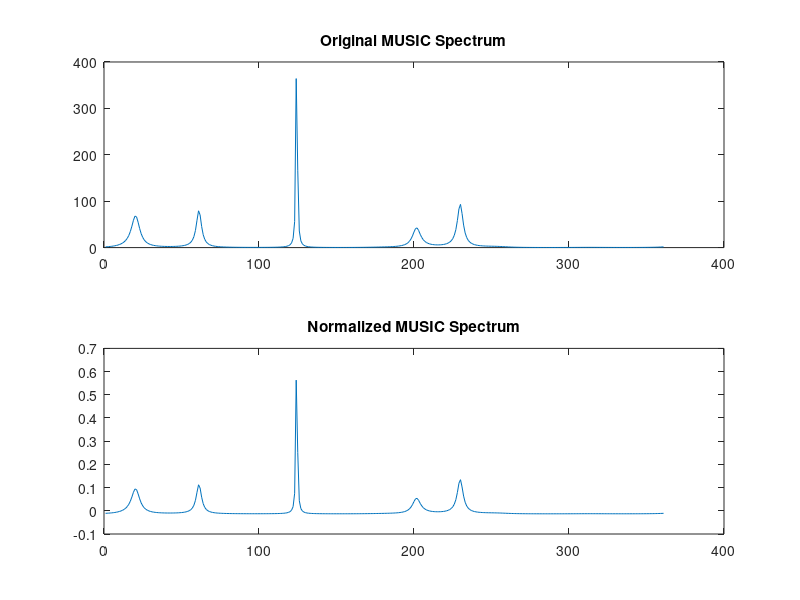

Here is the MATLAB script that generated this plot: (Note: this script raises an error after producing the figure.)
%DOA Estimation for Uniform Circular Array
%Owner Ali Aqdas 

clc; clear all; close all;

p = 100;
fs = 10^11; 
fc = 6*10^9; 
M = 7;
N = 5; 
sVar = 1;
offset = 0;

doa = sort([20; 125; 230; 60; 200]);
cSpeed = 3*10^8;
wl = cSpeed/fc;
% inter_element_spacing = wl * 8
inter_element_spacing = 0.6;
noiseCoeff = 1; 

s = sqrt(sVar)*randn(N, p).*exp(1i*(2*pi*fc*repmat([1:p]/fs, N, 1)));

r = inter_element_spacing * 1.0 / (sqrt(2.0) * sqrt(1.0 - cos(2.0 * pi / M)));
x = r * cos(2 * pi / M * (1:M));
y = -r * sin(2 * pi / M * (1:M));


A = zeros(M, N);
for k = 1:N
    A(:, k) = exp((-1i*2*pi)*(x*(cos(deg2rad(doa(k))+offset)) + y*sin(deg2rad(doa(k)+offset))));
end

for i = 1:M
    
    desired_snr = 10;
    signal = A*s;
    signal_power = rms(signal(i,:))^2;
    noise_power = signal_power / (10^(desired_snr/10));
    % Generate noisy signal using awgn
    W(i,:) = awgn(signal(i,:), desired_snr, 'measured','dB');
end 
% W = A*s + sqrt(noiseCoeff)*randn(M, p);
% atimess = (A*s);
% for i=1:M
%     SNR_W(i) = snr(atimess(i,:),sqrt(noiseCoeff)*randn(1, p));
% end
% disp("Mean SNR =",num2str(mean(SNR_W)));

R = (W*W')/p; % Empirical covariance of the antenna data

[V, D] = eig(R); %Returned in Ascending order
noiseSub = V(:, 1:M-N); % Noise subspace of R

theta = 0:1:360; %Peak search
a = zeros(M, length(theta));
res = zeros(length(theta), 1);

for i = 1:length(theta)
    a(:, i) =exp((-1i*2*pi)*(x*(cos(deg2rad(i)+offset)) + y*sin(deg2rad(i+offset))));
    res(i, 1) = 1/(norm(a(:, i)'*noiseSub).^2);
end
subplot(2,1,1); plot(res); title("Original MUSIC Spectrum");
subplot(2,1,2); plot((res-mean(res))/(var(res))); title("Normalized MUSIC Spectrum");

[pks,locs] = findpeaks(res,'MinPeakProminence',50);
DOAs = locs;


% Find the maximum length
max_length = max(length(DOAs), length(doa));

% Pad the shorter array with zeros
azimuth = padarray(sort(DOAs), [max_length - length(DOAs),0], 'post');
truths = padarray(sort(doa(1:N)),[max_length - length(doa(1:N)),0], 'post');
rms_error = sqrt(mean((azimuth - truths).^2));



